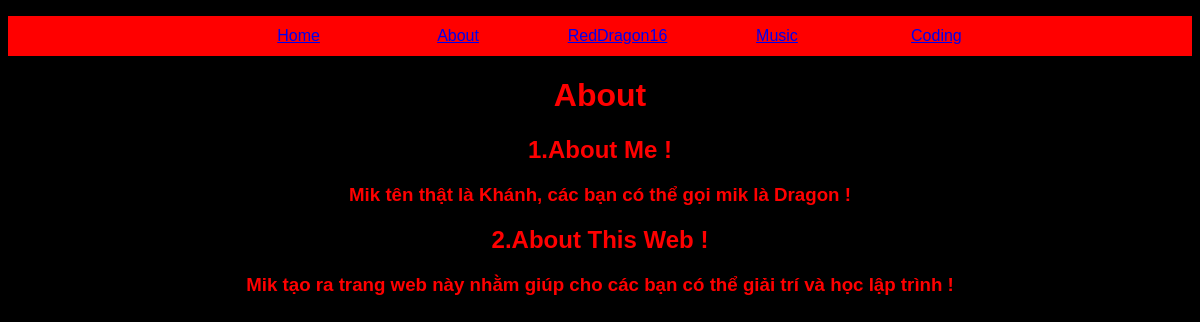
Screenshot of /About/ with the database file from the repository.
### RedDragon16/models.py (models this page shows, shortened)
class AboutPost(models.Model):
    title = models.CharField(max_length = 16)
    body = models.TextField()
    date = models.DateTimeField(auto_now_add = True)

### RedDragon16/views.py (the view)
# urls.py: path('About/', views.About),
def About(request):
    Database = {
        'posts':AboutPost.objects.all()
    }
    return render(request, 'About.html', Database)

### RedDragon16/templates/About.html (shortened to what this page needs)
{% extends 'Base.html' %}
{% block content %}
<div id="Label">
    {% for post in posts %}
        <h1>{{ post.title }}</h1>
        {{ post.body|safe }}
    {% endfor %}
</div>
{% endblock %}

### static/CSS/RedDragon16.css (style rules this page uses)
body { font-family: sans-serif; background: black; }
#Label { text-align: center; color: red; }

### rows the page displays
AboutPost: title "About", body "1.About Me ! Mik tên thật là Khánh, các bạn có thể gọi mik là Dragon ! 2.About This Web ! Mik tạo ra trang web này nhằm giúp cho các bạn có thể giải trí và học lập trình !"
